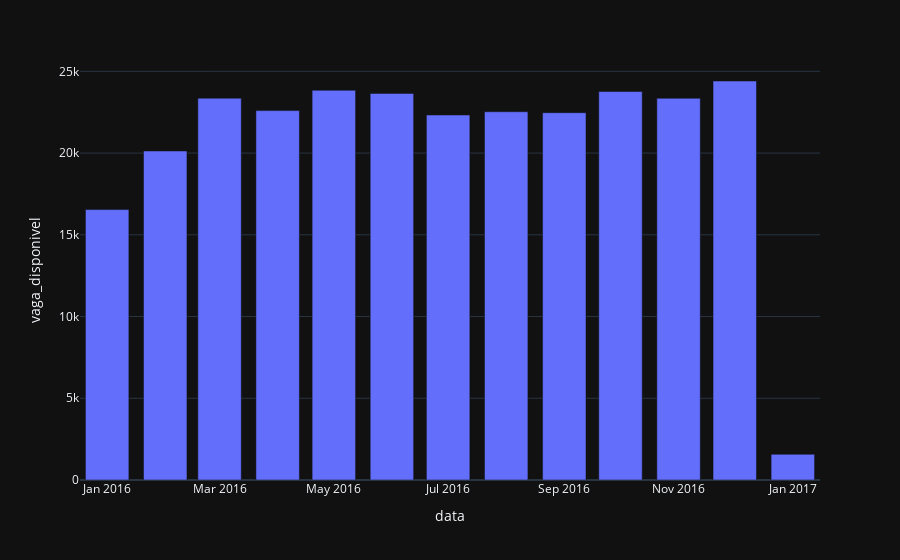

Notebook code for this chart:
### Code cell
px.bar(subset, x = 'data', y = 'vaga_disponivel', template = 'plotly_dark')

### Figure 1 — Plotly figure (JSON) as saved in the notebook; plotly's stock layout.template omitted (floating-point values rounded to 4 significant figures)
{"data": [{"alignmentgroup": "True", "hovertemplate": "data=%{x}<br>vaga_disponivel=%{y}<extra></extra>", "legendgroup": "", "marker": {"color": "#636efa", "pattern": {"shape": ""}}, "name": "", "offsetgroup": "", "orientation": "v", "showlegend": false, "textposition": "auto", "type": "bar", "x": ["2016-01", "2016-02", "2016-03", "2016-04", "2016-05", "2016-06", "2016-07", "2016-08", "2016-09", "2016-10", "2016-11", "2016-12", "2017-01"], "xaxis": "x", "y": [16543, 20128, 23357, 22597, 23842, 23651, 22329, 22529, 22471, 23765, 23352, 24409, 1574], "yaxis": "y"}], "layout": {"barmode": "relative", "legend": {"tracegroupgap": 0}, "margin": {"t": 60}, "xaxis": {"anchor": "y", "domain": [0, 1], "title": {"text": "data"}}, "yaxis": {"anchor": "x", "domain": [0, 1], "title": {"text": "vaga_disponivel"}}}}
